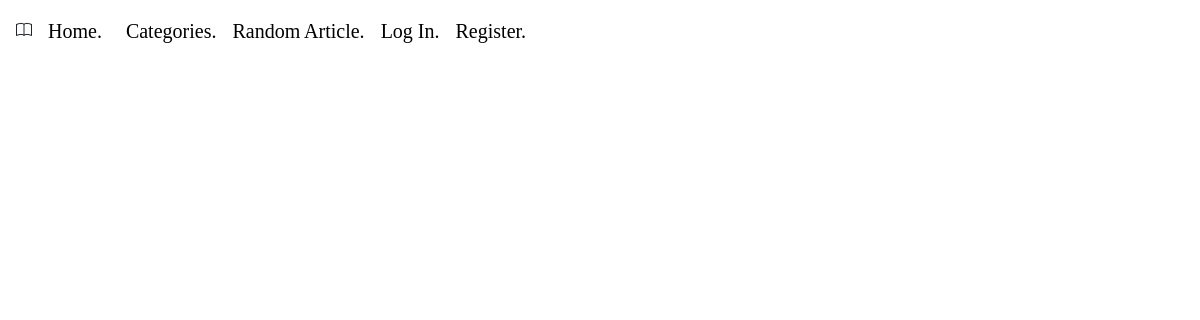
The page /category/8 on the database as committed earlier.
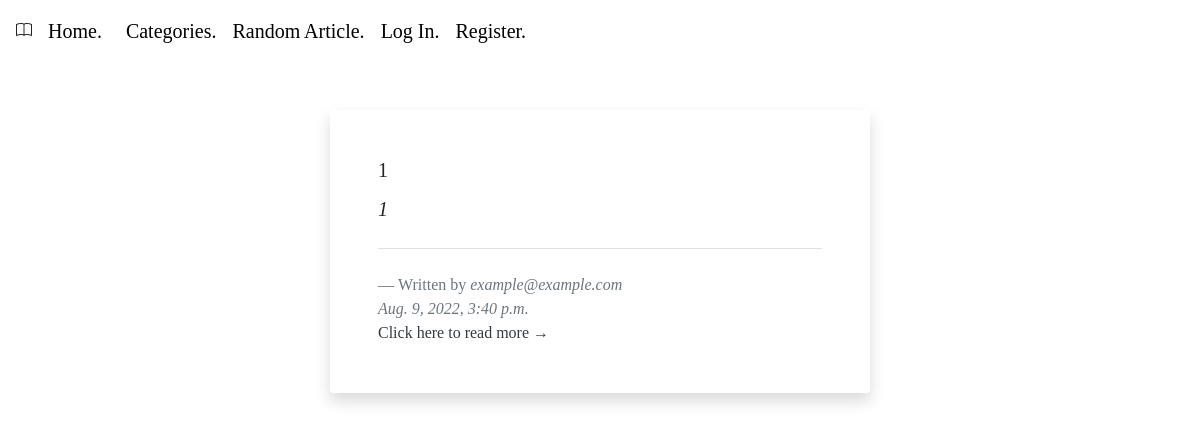
The same page on the database as committed later.
### final/models.py (models this page shows, shortened)
class Article(models.Model):
    title = models.CharField(max_length=1000)
    author = models.ForeignKey(User, on_delete=models.CASCADE, related_name="articles")
    brief = models.TextField()
    text = models.TextField()
    date = models.DateTimeField(auto_now_add=True)
    category = models.ForeignKey(Categories, on_delete=models.CASCADE, blank=True, null=True, related_name="categories")

class User(AbstractUser):
    pass

### final/views.py (the view)
# urls.py: path("category/<int:category_id>", views.category, name="category"),
def category(request, category_id):
    category = Categories.objects.get(pk=category_id)
    articles = Article.objects.filter(category=category).order_by('-date')
    return render(request, "final/category.html", {
        "articles": articles
    })

### final/templates/final/category.html (shortened to what this page needs)
{% extends "final/layout.html" %}
{% load static %}
{% block body %}
   <section class="py-5">
    <div class="container">
    {% for article in articles %}
        <div class="row">
            <div class="col-lg-6 mx-auto" onclick="this.querySelector('a').click(); return true;">
                <blockquote class="blockquote blockquote-custom bg-white p-5 shadow rounded">
                    <h5 class="card-title">{{ article.title }}</h5>
                    <p class="mb-0 mt-2 font-italic">{{ article.brief }}</p>
                    <footer class="blockquote-footer pt-4 mt-4 border-top">Written by
                        <cite title="Source Title">{{ article.author }}</cite>
                        <br>
                        <cite title="Source Title">{{ article.date }}</cite>
                        <br>
                        <a  class="text-decoration-none text-dark" href="{% url 'article' article.id %}">Click here to read more →</a>
                    </footer>
                </blockquote>
            </div>
        </div>
        {% endfor %}
    </div>
</section>
{% endblock %}

### final/templates/final/layout.html (shortened to what this page needs)
{% load static %}
<!DOCTYPE html>
<html lang="en">
    <head>
        <link rel="stylesheet" href="https://stackpath.bootstrapcdn.com/bootstrap/4.4.1/css/bootstrap.min.css">
        <link rel="stylesheet" href="{% static 'final/styles.css' %}">
        <link rel="stylesheet" href="https://cdn.jsdelivr.net/npm/bootstrap-icons@1.9.1/font/bootstrap-icons.css">
        <link rel="stylesheet" href="https://cdnjs.cloudflare.com/ajax/libs/font-awesome/4.7.0/css/font-awesome.min.css">
    </head>
    <body>
      <nav class="navbar navbar-expand-lg">
        <i class="bi bi-book"></i>
        <a class="nav-link" href="{% url 'index' %}">Home.</a>
        <div>
          <ul class="navbar-nav mr-auto">
            <li class="nav-item">
              <a class="nav-link" href="{% url 'categories' %}">Categories.</a>
            </li>
            <li class="nav-item">
              <a class="nav-link" href="{% url 'random' %}">Random Article.</a>
            </li>
            {% if user.is_authenticated %}
                <li class="nav-item">
                    <a class="nav-link" href="{% url 'new_article' %}">Create an Article.</a>
                </li>
                <li class="nav-item">
                    <a class="nav-link" href="{% url 'logout' %}">Log Out.</a>
                </li>
            {% else %}
                <li class="nav-item">
                    <a class="nav-link" href="{% url 'login' %}">Log In.</a>
                </li>
                <li class="nav-item">
                    <a class="nav-link" href="{% url 'register' %}">Register.</a>
                </li>
            {% endif %}
          </ul>
        </div>
      </nav>
        <div class="container-fluid">
            {% block body %}
            {% endblock %}
        </div>
    </body>
</html>

### final/static/final/styles.css (style rules this page uses)
body { font-family: 'Times New Roman', serif; background-color: white; background-size: 100%; }
.nav-link { color: black; font-size: 20px; }

Rows that differ between the two databases and show on the page:
added Article: title "1", brief "1", author "example@example.com", date "Aug. 9, 2022, 3:40 p.m."
